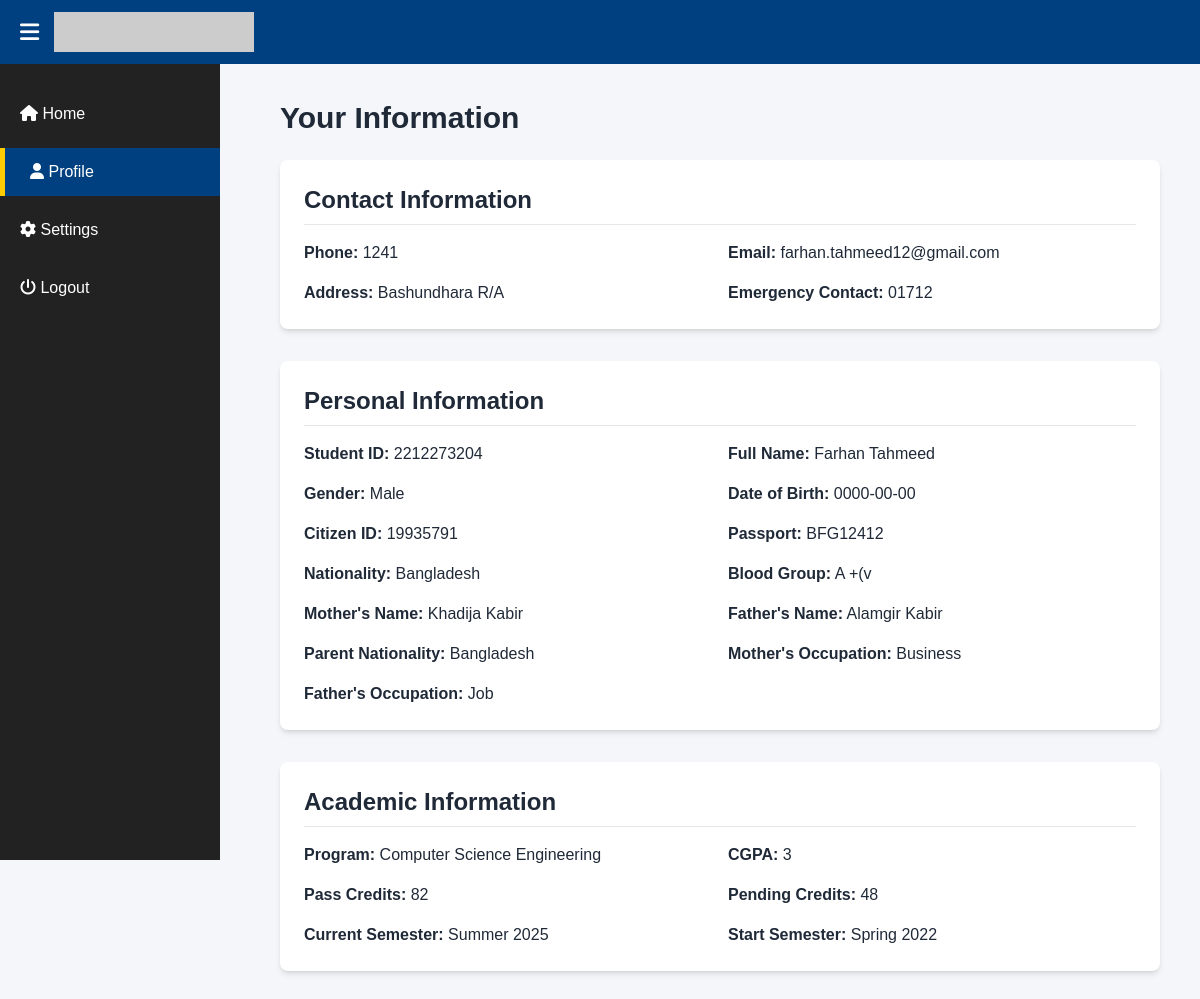
Screenshot of /profile.php (signed in) with the database file from the repository.
### tables this page shows
CREATE TABLE `users` (
  `UserID` varchar(12) NOT NULL,
  `Phone` varchar(12) DEFAULT NULL,
  `Email` varchar(50) DEFAULT NULL,
  `Password` varchar(50) DEFAULT NULL,
  `UserFlag` int(1) DEFAULT NULL,
  `2fa` int(1) DEFAULT NULL
);

CREATE TABLE `studentinfo` (
  `UserID` varchar(12) DEFAULT NULL,
  `StudentID` varchar(10) NOT NULL,
  `FirstName` varchar(50) NOT NULL,
  `LastName` varchar(50) NOT NULL,
  `Gender` varchar(7) NOT NULL,
  `DateOfBirth` date NOT NULL,
  `CitizenID` varchar(20) DEFAULT NULL,
  `Passport` varchar(20) DEFAULT NULL,
  `Nationality` varchar(15) NOT NULL,
  `Blood` varchar(5) NOT NULL,
  `Addresss` varchar(150) NOT NULL,
  `EmergencyContact` varchar(12) NOT NULL,
  `Program` varchar(40) NOT NULL,
  `MotherName` varchar(100) DEFAULT NULL,
  `FatherName` varchar(100) DEFAULT NULL,
  `ParentNationality` varchar(100) DEFAULT NULL,
  `MotherOccupation` varchar(50) DEFAULT NULL,
  `FatherOccupation` varchar(50) DEFAULT NULL
);

CREATE TABLE `academicinformation` (
  `UserID` varchar(12) NOT NULL,
  `CGPA` int(4) NOT NULL,
  `PassCredits` int(3) NOT NULL,
  `PendingCredits` int(3) NOT NULL,
  `CurrentSemester` varchar(12) DEFAULT NULL,
  `StartSemester` varchar(12) DEFAULT NULL
);

### profile.php (the view, shortened to what this page needs)
<?php
$userID = $_SESSION['UserID'];
$db = new Database();
$conn = $db->getConnection();
$sql = "SELECT
    u.Phone, u.Email,
    s.StudentID, s.FirstName, s.LastName, s.Gender, s.DateOfBirth, s.CitizenID, s.Passport, s.Nationality, s.Blood,
    s.Addresss, s.EmergencyContact, s.Program, s.MotherName, s.FatherName, s.ParentNationality, s.MotherOccupation, s.FatherOccupation,
    a.CGPA, a.PassCredits, a.PendingCredits, a.CurrentSemester, a.StartSemester
FROM users u
LEFT JOIN studentinfo s ON u.UserID = s.UserID
LEFT JOIN academicinformation a ON u.UserID = a.UserID
WHERE u.UserID = ?";
$stmt = $conn->prepare($sql);
$stmt->bind_param("i", $userID);
$stmt->execute();
$result = $stmt->get_result();
$data = $result->fetch_assoc();
$fullname = trim(($data['FirstName'] ?? '') . ' ' . ($data['LastName'] ?? ''));
?>
<!DOCTYPE html>
<html lang="en" data-theme="light">
<head>
    <link href="https://cdn.jsdelivr.net/npm/daisyui@4.12.14/dist/full.min.css" rel="stylesheet" />
    <script src="https://cdn.tailwindcss.com"></script>
    <link href="https://cdnjs.cloudflare.com/ajax/libs/font-awesome/6.5.0/css/all.min.css" rel="stylesheet" />
    <link rel="stylesheet" href="dash.css">
</head>
<body>
    <div class="navbar">
        <div class="navbar-left">
            <span class="menu-btn" onclick="toggleSidebar()"><i class="fa fa-bars"></i></span>
            <img src="https://dummyimage.com/200x40/004080/ffffff&text=Eduor+System" alt="Eduor Logo" class="logo">
        </div>
    </div>
    <div class="sidebar" id="sidebar">
        <ul>
            <li><a href="dash.php"><i class="fa fa-home"></i> Home</a></li>
            <li class="active"><a href="profile.php"><i class="fa fa-user"></i> Profile</a></li>
            <li><a href="#"><i class="fa fa-cog"></i> Settings</a></li>
            <li><a href="logout.php"><i class="fa fa-power-off"></i> Logout</a></li>
        </ul>
    </div>
    <div class="main-content" id="main-content">
        <section class="max-w-5xl mx-auto p-5">
            <h1 class="text-3xl font-bold mb-6">Your Information</h1>
            <div class="mb-8 p-6 bg-white rounded-lg shadow-md">
                <h2 class="text-2xl font-semibold mb-4 border-b pb-2">Contact Information</h2>
                <div class="grid grid-cols-1 sm:grid-cols-2 gap-4">
                    <div><strong>Phone:</strong> <?= htmlspecialchars($data['Phone'] ?? 'N/A'); ?></div>
                    <div><strong>Email:</strong> <?= htmlspecialchars($data['Email'] ?? 'N/A'); ?></div>
                    <div><strong>Address:</strong> <?= htmlspecialchars($data['Addresss'] ?? 'N/A'); ?></div>
                    <div><strong>Emergency Contact:</strong> <?= htmlspecialchars($data['EmergencyContact'] ?? 'N/A'); ?></div>
                </div>
            </div>
            <div class="mb-8 p-6 bg-white rounded-lg shadow-md">
                <h2 class="text-2xl font-semibold mb-4 border-b pb-2">Personal Information</h2>
                <div class="grid grid-cols-1 sm:grid-cols-2 gap-4">
                    <div><strong>Student ID:</strong> <?= htmlspecialchars($data['StudentID'] ?? 'N/A'); ?></div>
                    <div><strong>Full Name:</strong> <?= htmlspecialchars($fullname); ?></div>
                    <div><strong>Gender:</strong> <?= htmlspecialchars($data['Gender'] ?? 'N/A'); ?></div>
                    <div><strong>Date of Birth:</strong> <?= htmlspecialchars($data['DateOfBirth'] ?? 'N/A'); ?></div>
                    <div><strong>Citizen ID:</strong> <?= htmlspecialchars($data['CitizenID'] ?? 'N/A'); ?></div>
                    <div><strong>Passport:</strong> <?= htmlspecialchars($data['Passport'] ?? 'N/A'); ?></div>
                    <div><strong>Nationality:</strong> <?= htmlspecialchars($data['Nationality'] ?? 'N/A'); ?></div>
                    <div><strong>Blood Group:</strong> <?= htmlspecialchars($data['Blood'] ?? 'N/A'); ?></div>
                    <div><strong>Mother's Name:</strong> <?= htmlspecialchars($data['MotherName'] ?? 'N/A'); ?></div>
                    <div><strong>Father's Name:</strong> <?= htmlspecialchars($data['FatherName'] ?? 'N/A'); ?></div>
                    <div><strong>Parent Nationality:</strong> <?= htmlspecialchars($data['ParentNationality'] ?? 'N/A'); ?></div>
                    <div><strong>Mother's Occupation:</strong> <?= htmlspecialchars($data['MotherOccupation'] ?? 'N/A'); ?></div>
                    <div><strong>Father's Occupation:</strong> <?= htmlspecialchars($data['FatherOccupation'] ?? 'N/A'); ?></div>
                </div>
            </div>
            <div class="mb-8 p-6 bg-white rounded-lg shadow-md">
                <h2 class="text-2xl font-semibold mb-4 border-b pb-2">Academic Information</h2>
                <div class="grid grid-cols-1 sm:grid-cols-2 gap-4">
                    <div><strong>Program:</strong> <?= htmlspecialchars($data['Program'] ?? 'N/A'); ?></div>
                    <div><strong>CGPA:</strong> <?= htmlspecialchars($data['CGPA'] ?? 'N/A'); ?></div>
                    <div><strong>Pass Credits:</strong> <?= htmlspecialchars($data['PassCredits'] ?? 'N/A'); ?></div>
                    <div><strong>Pending Credits:</strong> <?= htmlspecialchars($data['PendingCredits'] ?? 'N/A'); ?></div>
                    <div><strong>Current Semester:</strong> <?= htmlspecialchars($data['CurrentSemester'] ?? 'N/A'); ?></div>
                    <div><strong>Start Semester:</strong> <?= htmlspecialchars($data['StartSemester'] ?? 'N/A'); ?></div>
                </div>
            </div>
        </section>
    </div>
</body>
</html>

### dash.css (style rules this page uses)
body { margin: 0; font-family: Arial, sans-serif; background: #f4f6f9; }
.navbar { display: flex; justify-content: space-between; align-items: center; background: #004080; color: white; padding: 10px 20px; position: fixed; top: 0; width: 100%; z-index: 100; }
.navbar .logo { height: 40px; }
.navbar-left { display: flex; align-items: center; }
.menu-btn { font-size: 22px; margin-right: 15px; cursor: pointer; }
.sidebar { width: 220px; background: #222; height: 100vh; position: fixed; top: 60px; left: 0; padding-top: 20px; transition: all 0.3s ease; overflow-y: auto; }
.sidebar ul { list-style: none; padding: 0; }
.sidebar ul li { margin: 10px 0; position: relative; }
.sidebar ul li a { color: white; padding: 12px 20px; display: block; text-decoration: none; transition: padding-left 0.3s ease; }
.sidebar ul li a:hover, .sidebar ul li.active a { background: #004080; border-left: 5px solid #ffcc00; padding-left: 25px; }
.main-content { margin-left: 240px; padding: 80px 20px 20px; transition: margin-left 0.3s ease; }

### rows the page displays
users: Phone "1241", Email "farhan.tahmeed12@gmail.com", studentinfo.Addresss "Bashundhara R/A", studentinfo.EmergencyContact "01712", studentinfo.StudentID "2212273204", studentinfo.FirstName+LastName "Farhan Tahmeed", studentinfo.Gender "Male", studentinfo.DateOfBirth "0000-00-00", studentinfo.CitizenID "19935791", studentinfo.Passport "BFG12412", studentinfo.Nationality "Bangladesh", studentinfo.Blood "A +(v", studentinfo.MotherName "Khadija Kabir", studentinfo.FatherName "Alamgir Kabir", studentinfo.ParentNationality "Bangladesh", studentinfo.MotherOccupation "Business", studentinfo.FatherOccupation "Job", studentinfo.Program "Computer Science Engineering", academicinformation.CGPA "3", academicinformation.PassCredits "82", academicinformation.PendingCredits "48", academicinformation.CurrentSemester "Summer 2025", academicinformation.StartSemester "Spring 2022"
